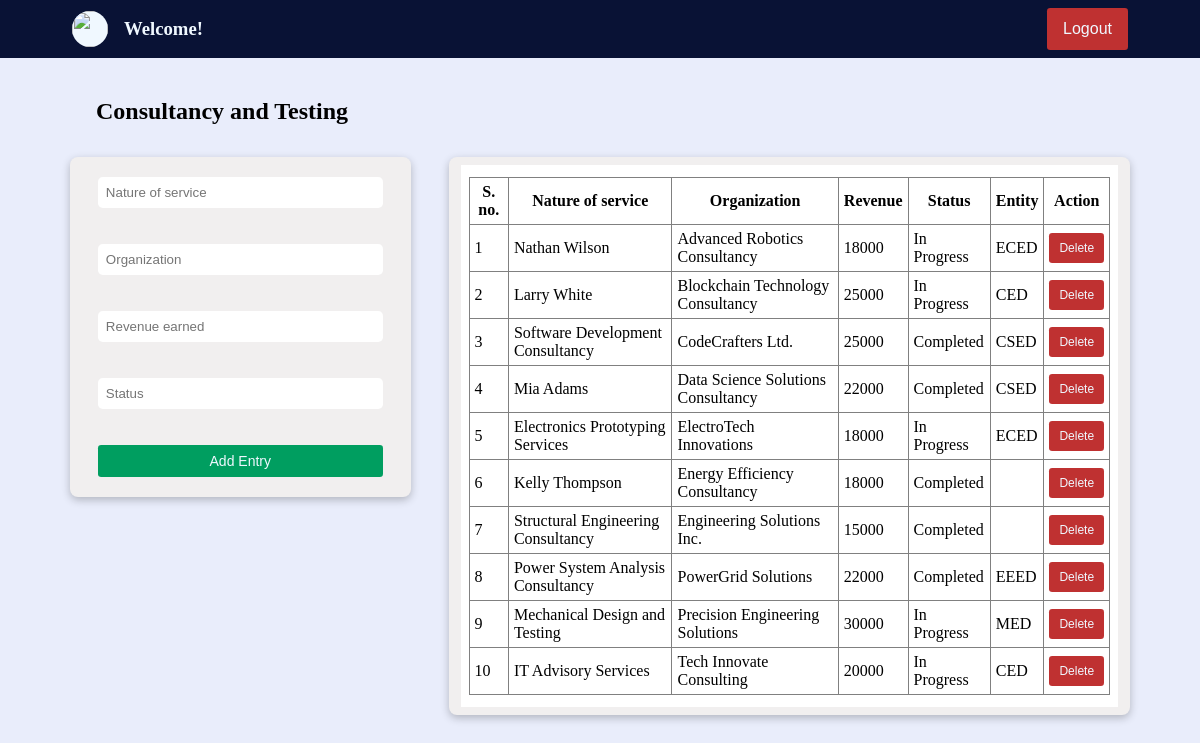
Page /forms/consultancy.php on the earlier database version.
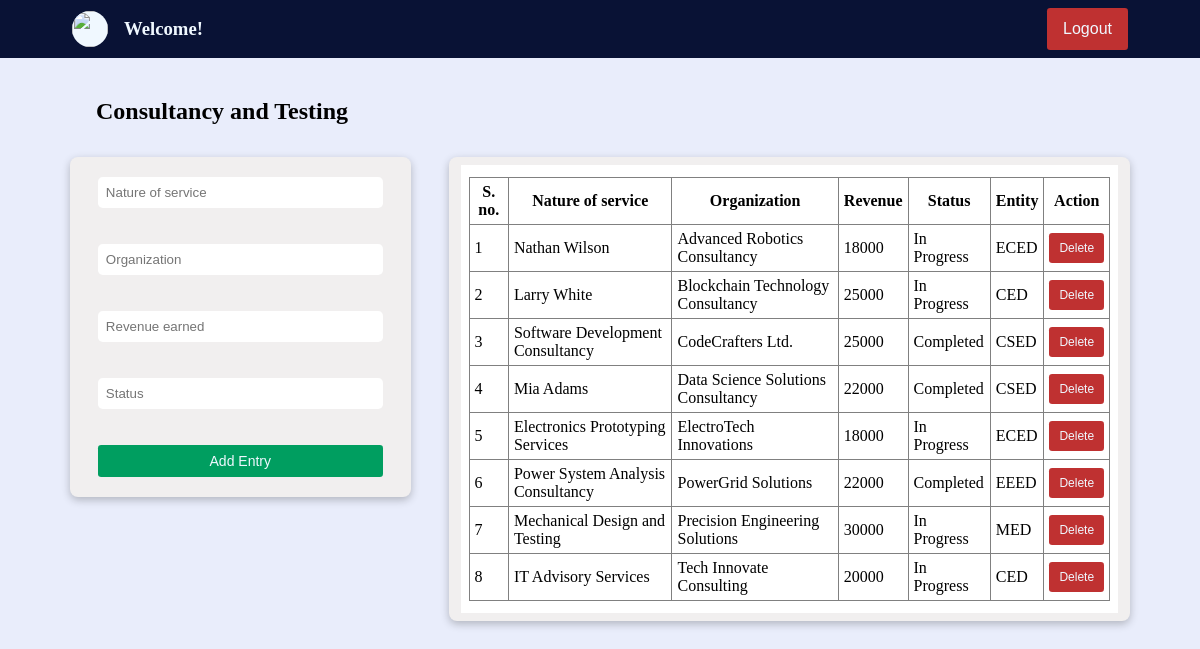
Same page on the later database version.
### tables this page shows
CREATE TABLE `consultancy` (
  `nature` varchar(80) NOT NULL,
  `organization` varchar(80) NOT NULL,
  `revenue` int(10) NOT NULL,
  `status` varchar(80) NOT NULL,
  `entity` varchar(120) NOT NULL
);

### forms/consultancy.php (the view, shortened to what this page needs)
<?php
if (empty($_SESSION['access_token'])) {
    $fname = "Welcome! ";
    $lname = $_GET["user"];
    $pic = "../asset/nitc_logo_icon.svg";
} else {
    $fname = $_SESSION["first_name"];
    $lname = $_SESSION['last_name'];
    $pic = $_SESSION['profile_picture'];
    $mail=$_SESSION['email_address'];
}
?>
<!DOCTYPE html>
<html>
<head>
    <link href="../styles/forms.css" type="text/css" rel="stylesheet">
</head>
<body>
    <div class="container">
        <?php
        echo '<div class="user_strip">
                <a href="../dashboard.php?user=' . $lname . '" class="user_to_dash">
                    <div class="user">
                        <img src="' . $pic . '" class="user_image" />
                        <h3>' . $fname . ' ' . $lname . '</h3>
                    </div>
                </a>
                <div class="logout_btn_holder">
                    <a href="../logout.php" class="">
                        <button class="logout_btn">Logout</button>
                    </a>
                </div  >
            </div>';
        ?>
        <div class="subcontainer">
            <h2>Consultancy and Testing</h2>
            <div class="content_container">
                <div class="left_container">
                    <div class="form_container">
                        <form id="myForm" action="" method="post" onsubmit="return validateForm();" class="form_field">
                            <input type="text" name="nature" placeholder="Nature of service"
                                class="input-fields"><br><br>
                            <input type="text" name="org" placeholder="Organization" class="input-fields"><br><br>
                            <input type="text" name="revenue" placeholder="Revenue earned" class="input-fields"><br><br>
                            <input type="text" name="status" placeholder="Status" class="input-fields"><br><br>
                            <input type="submit" class="submit-button" value="Add Entry">
                        </form>
                    </div>
                </div>
                <div class="table_container">
                    <?php
                    $con = mysqli_connect('localhost', 'root', '', 'imsdemo');
                    $entity = $_GET["user"];
                    if ($entity == 'admin' || $entity == '')
                        $sql = "SELECT * FROM consultancy";
                    else
                        $sql = "SELECT * FROM consultancy where entity='$entity'";
                    $rs = mysqli_query($con, $sql);
                    echo '<div class="table_field">';
                    echo '
                <table border="1">
                <tr>
                    <th class="box">S. no.</th>
                    <th class="box">Nature of service</th>
                    <th class="box">Organization</th>
                    <th class="box">Revenue</th>
                    <th class="box">Status</th>
                    <th class="box">Entity</th>
                    <th class="box">Action</th>
                </tr>';
                    $count = 1;
                    while ($row = mysqli_fetch_assoc($rs)) {
                        $nature = $row['nature'];
                        $org = $row['organization'];
                        $revenue = $row['revenue'];
                        $status = $row['status'];
                        $dep = $row['entity'];
                        echo '<tr>
                    <td class="box sn">' . $count . '</td>
                    <td class="box nature">' . $nature . '</td>
                    <td class="box org">' . $org . '</td>
                    <td class="box rev">' . $revenue . '</td>
                    <td class="box status">' . $status . '</td>
                    <td class="box entity">' . $dep . '</td>
                    <td  class="box button_box btn"><button class="delete_btn" data-id="' . $org . '">Delete</button></td>';
                        $count++;
                    }
                    echo '</div>';
                    ?>
                </div>
            </div>
        </div>
    </div>
</body>
</html>

Differences in the rows shown:
removed consultancy: nature "Kelly Thompson", organization "Energy Efficiency Consultancy", revenue "18000", status "Completed"
removed consultancy: nature "Structural Engineering Consultancy", organization "Engineering Solutions Inc.", revenue "15000", status "Completed"
